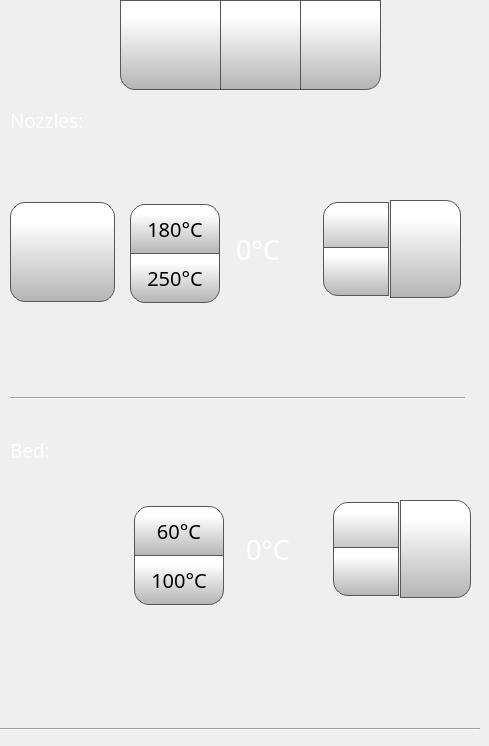
      <widget class="QWidget" name="temperatureTab">
       <attribute name="icon">
        <iconset>
         <normaloff>templates/img/thermometer.png</normaloff>
         <normalon>templates/img/thermometer_Selected.png</normalon>templates/img/thermometer.png</iconset>
       </attribute>
       <attribute name="title">
        <string/>
       </attribute>
       <widget class="QLabel" name="toolLabel">
        <property name="geometry">
         <rect>
          <x>10</x>
          <y>110</y>
          <width>208</width>
          <height>21</height>
         </rect>
        </property>
        <property name="font">
         <font>
          <family>Gotham Light</family>
          <pointsize>14</pointsize>
          <weight>50</weight>
          <bold>false</bold>
         </font>
        </property>
        <property name="styleSheet">
         <string notr="true">color: rgb(255, 255, 255);</string>
        </property>
        <property name="text">
         <string>Nozzles:</string>
        </property>
       </widget>
       <widget class="QLabel" name="bedLabel_2">
        <property name="geometry">
         <rect>
          <x>10</x>
          <y>440</y>
          <width>70</width>
          <height>21</height>
         </rect>
        </property>
        <property name="font">
         <font>
          <family>Gotham Light</family>
          <pointsize>14</pointsize>
          <weight>50</weight>
          <bold>false</bold>
         </font>
        </property>
        <property name="styleSheet">
         <string notr="true">color: rgb(255, 255, 255);</string>
        </property>
        <property name="text">
         <string>Bed:</string>
        </property>
       </widget>
       <widget class="QPushButton" name="cooldownButton">
        <property name="geometry">
         <rect>
          <x>120</x>
          <y>0</y>
          <width>101</width>
          <height>90</height>
         </rect>
        </property>
        <property name="minimumSize">
         <size>
          <width>0</width>
          <height>0</height>
         </size>
        </property>
        <property name="font">
         <font>
          <family>Gotham</family>
          <pointsize>15</pointsize>
         </font>
        </property>
        <property name="styleSheet">
         <string notr="true">QPushButton {
    border: 1px solid rgb(87, 87, 87);
	background-color: qlineargradient(spread:pad, x1:0, y1:1, x2:0, y2:0.188, stop:0 rgba(180, 180, 180, 255), stop:1 rgba(255, 255, 255, 255));
border-bottom-left-radius: 15px;
}

QPushButton:pressed {
    background-color: qlineargradient(x1: 0, y1: 0, x2: 0, y2: 1,
                                      stop: 0 #dadbde, stop: 1 #f6f7fa);
}

QPushButton:flat {
    border: none; /* no border for a flat push button */
}

QPushButton:default {
    border-color: navy; /* make the default button prominent */
}

QPushButton:focus {
	outline: none;
}</string>
        </property>
        <property name="text">
         <string/>
        </property>
        <property name="icon">
         <iconset>
          <normaloff>templates/img/snowflake.png</normaloff>templates/img/snowflake.png</iconset>
        </property>
        <property name="iconSize">
         <size>
          <width>40</width>
          <height>40</height>
         </size>
        </property>
       </widget>
       <widget class="QPushButton" name="fanOffButton">
        <property name="geometry">
         <rect>
          <x>300</x>
          <y>0</y>
          <width>81</width>
          <height>90</height>
         </rect>
        </property>
        <property name="minimumSize">
         <size>
          <width>0</width>
          <height>0</height>
         </size>
        </property>
        <property name="font">
         <font>
          <family>Gotham</family>
          <pointsize>15</pointsize>
         </font>
        </property>
        <property name="styleSheet">
         <string notr="true">QPushButton {
     border: 1px solid rgb(87, 87, 87);

	background-color: qlineargradient(spread:pad, x1:0, y1:1, x2:0, y2:0.188, stop:0 rgba(180, 180, 180, 255), stop:1 rgba(255, 255, 255, 255));
border-bottom-right-radius: 15px;
}

QPushButton:pressed {
    background-color: qlineargradient(x1: 0, y1: 0, x2: 0, y2: 1,
                                      stop: 0 #dadbde, stop: 1 #f6f7fa);
}

QPushButton:flat {
    border: none; /* no border for a flat push button */
}

QPushButton:default {
    border-color: navy; /* make the default button prominent */
}

QPushButton:focus {
	outline: none;
}</string>
        </property>
        <property name="text">
         <string/>
        </property>
        <property name="icon">
         <iconset>
          <normaloff>templates/img/fan-black-silhouette-off.png</normaloff>templates/img/fan-black-silhouette-off.png</iconset>
        </property>
        <property name="iconSize">
         <size>
          <width>40</width>
          <height>40</height>
         </size>
        </property>
        <property name="checkable">
         <bool>false</bool>
        </property>
        <property name="autoDefault">
         <bool>false</bool>
        </property>
        <property name="default">
         <bool>false</bool>
        </property>
        <property name="flat">
         <bool>false</bool>
        </property>
       </widget>
       <widget class="QPushButton" name="fanOnButton">
        <property name="geometry">
         <rect>
          <x>220</x>
          <y>0</y>
          <width>81</width>
          <height>90</height>
         </rect>
        </property>
        <property name="minimumSize">
         <size>
          <width>0</width>
          <height>0</height>
         </size>
        </property>
        <property name="font">
         <font>
          <family>Gotham</family>
          <pointsize>15</pointsize>
         </font>
        </property>
        <property name="styleSheet">
         <string notr="true">QPushButton {
     border: 1px solid rgb(87, 87, 87);

	background-color: qlineargradient(spread:pad, x1:0, y1:1, x2:0, y2:0.188, stop:0 rgba(180, 180, 180, 255), stop:1 rgba(255, 255, 255, 255));
}

QPushButton:pressed {
    background-color: qlineargradient(x1: 0, y1: 0, x2: 0, y2: 1,
                                      stop: 0 #dadbde, stop: 1 #f6f7fa);
}

QPushButton:flat {
    border: none; /* no border for a flat push button */
}

QPushButton:default {
    border-color: navy; /* make the default button prominent */
}

QPushButton:focus {
	outline: none;
}</string>
        </property>
        <property name="text">
         <string/>
        </property>
        <property name="icon">
         <iconset>
          <normaloff>templates/img/fan-black-silhouette.png</normaloff>templates/img/fan-black-silhouette.png</iconset>
        </property>
        <property name="iconSize">
         <size>
          <width>40</width>
          <height>40</height>
         </size>
        </property>
        <property name="checkable">
         <bool>false</bool>
        </property>
        <property name="autoDefault">
         <bool>false</bool>
        </property>
        <property name="default">
         <bool>false</bool>
        </property>
        <property name="flat">
         <bool>false</bool>
        </property>
       </widget>
       <widget class="QSpinBox" name="toolTempSpinBox">
        <property name="geometry">
         <rect>
          <x>231</x>
          <y>199</y>
          <width>161</width>
          <height>100</height>
         </rect>
        </property>
        <property name="font">
         <font>
          <family>Gotham</family>
          <pointsize>20</pointsize>
         </font>
        </property>
        <property name="styleSheet">
         <string notr="true">QSpinBox {
    padding-right: 5px; /* make room for the arrows */
	color: rgb(255, 255, 255);
	background-color: rgba(255, 255, 255, 0);
   
}
QSpinBox ::text:selected {
	background-color: rgb(255, 146, 57);
   
}
QSpinBox::up-button {
     border: 1px solid rgb(87, 87, 87);
border-top-left-radius: 15px;


	background-color: qlineargradient(spread:pad, x1:0, y1:1, x2:0, y2:0.188, stop:0 rgba(180, 180, 180, 255), stop:1 rgba(255, 255, 255, 255));
    width: 60px;
     height: 50px;
    padding: 2px;
}

QSpinBox::up-arrow { 
image: url(./templates/img/arrows.png);
    width: 40px;
     height: 40px;
padding: 5px; }



QSpinBox::up-button:pressed {
    background-color: qlineargradient(x1: 0, y1: 0, x2: 0, y2: 1,
                                      stop: 0 #dadbde, stop: 1 #f6f7fa);
}


QSpinBox::down-button {
     border: 1px solid rgb(87, 87, 87);
border-bottom-left-radius: 15px;
	background-color: qlineargradient(spread:pad, x1:0, y1:1, x2:0, y2:0.188, stop:0 rgba(180, 180, 180, 255), stop:1 rgba(255, 255, 255, 255));
    width: 60px;
     height: 43px;
    padding: 2px;
}

QSpinBox::down-arrow {
image: url(./templates/img/arrows-5.png);
    width: 40px;
     height: 40px;
padding: 5px;
}

QSpinBox::down-button:pressed {
    background-color: qlineargradient(x1: 0, y1: 0, x2: 0, y2: 1,
                                      stop: 0 #dadbde, stop: 1 #f6f7fa);

}

</string>
        </property>
        <property name="readOnly">
         <bool>false</bool>
        </property>
        <property name="buttonSymbols">
         <enum>QAbstractSpinBox::UpDownArrows</enum>
        </property>
        <property name="accelerated">
         <bool>true</bool>
        </property>
        <property name="suffix">
         <string>°C</string>
        </property>
        <property name="maximum">
         <number>300</number>
        </property>
        <property name="singleStep">
         <number>1</number>
        </property>
        <property name="value">
         <number>0</number>
        </property>
       </widget>
       <widget class="QSpinBox" name="bedTempSpinBox">
        <property name="geometry">
         <rect>
          <x>241</x>
          <y>499</y>
          <width>161</width>
          <height>100</height>
         </rect>
        </property>
        <property name="font">
         <font>
          <family>Gotham</family>
          <pointsize>20</pointsize>
         </font>
        </property>
        <property name="styleSheet">
         <string notr="true">QSpinBox {
    padding-right: 5px; /* make room for the arrows */
	color: rgb(255, 255, 255);
	background-color: rgba(255, 255, 255, 0);
   
}
QSpinBox ::text:selected {
	background-color: rgb(255, 146, 57);
   
}
QSpinBox::up-button {
     border: 1px solid rgb(87, 87, 87);
border-top-left-radius: 15px;


	background-color: qlineargradient(spread:pad, x1:0, y1:1, x2:0, y2:0.188, stop:0 rgba(180, 180, 180, 255), stop:1 rgba(255, 255, 255, 255));
    width: 60px;
     height: 50px;
    padding: 2px;
}

QSpinBox::up-arrow { 
image: url(./templates/img/arrows.png);
    width: 40px;
     height: 40px;
padding: 5px; }



QSpinBox::up-button:pressed {
    background-color: qlineargradient(x1: 0, y1: 0, x2: 0, y2: 1,
                                      stop: 0 #dadbde, stop: 1 #f6f7fa);
}


QSpinBox::down-button {
     border: 1px solid rgb(87, 87, 87);
border-bottom-left-radius: 15px;
	background-color: qlineargradient(spread:pad, x1:0, y1:1, x2:0, y2:0.188, stop:0 rgba(180, 180, 180, 255), stop:1 rgba(255, 255, 255, 255));
    width: 60px;
     height: 43px;
    padding: 2px;
}

QSpinBox::down-arrow {
image: url(./templates/img/arrows-5.png);
    width: 40px;
     height: 40px;
padding: 5px;
}

QSpinBox::down-button:pressed {
    background-color: qlineargradient(x1: 0, y1: 0, x2: 0, y2: 1,
                                      stop: 0 #dadbde, stop: 1 #f6f7fa);

}

</string>
        </property>
        <property name="readOnly">
         <bool>false</bool>
        </property>
        <property name="buttonSymbols">
         <enum>QAbstractSpinBox::UpDownArrows</enum>
        </property>
        <property name="accelerated">
         <bool>true</bool>
        </property>
        <property name="suffix">
         <string>°C</string>
        </property>
        <property name="maximum">
         <number>130</number>
        </property>
        <property name="singleStep">
         <number>1</number>
        </property>
        <property name="value">
         <number>0</number>
        </property>
       </widget>
       <widget class="QPushButton" name="setToolTempButton">
        <property name="geometry">
         <rect>
          <x>390</x>
          <y>200</y>
          <width>71</width>
          <height>98</height>
         </rect>
        </property>
        <property name="font">
         <font>
          <family>Gotham</family>
          <pointsize>13</pointsize>
         </font>
        </property>
        <property name="styleSheet">
         <string notr="true">QPushButton {
     border: 1px solid rgb(87, 87, 87);
	background-color: qlineargradient(spread:pad, x1:0, y1:1, x2:0, y2:0.188, stop:0 rgba(180, 180, 180, 255), stop:1 rgba(255, 255, 255, 255));
border-bottom-right-radius: 15px;
border-top-right-radius: 15px;

}

QPushButton:pressed {
    background-color: qlineargradient(x1: 0, y1: 0, x2: 0, y2: 1,
                                      stop: 0 #dadbde, stop: 1 #f6f7fa);
}

QPushButton:flat {
    border: none; /* no border for a flat push button */
}

QPushButton:default {
    border-color: navy; /* make the default button prominent */
}

QPushButton:focus {
	outline: none;
}</string>
        </property>
        <property name="text">
         <string/>
        </property>
        <property name="icon">
         <iconset>
          <normaloff>templates/img/verification-mark.png</normaloff>templates/img/verification-mark.png</iconset>
        </property>
        <property name="iconSize">
         <size>
          <width>50</width>
          <height>50</height>
         </size>
        </property>
       </widget>
       <widget class="QPushButton" name="setBedTempButton">
        <property name="geometry">
         <rect>
          <x>400</x>
          <y>500</y>
          <width>71</width>
          <height>98</height>
         </rect>
        </property>
        <property name="font">
         <font>
          <family>Gotham</family>
          <pointsize>13</pointsize>
         </font>
        </property>
        <property name="styleSheet">
         <string notr="true">QPushButton {
     border: 1px solid rgb(87, 87, 87);
	background-color: qlineargradient(spread:pad, x1:0, y1:1, x2:0, y2:0.188, stop:0 rgba(180, 180, 180, 255), stop:1 rgba(255, 255, 255, 255));
border-top-right-radius: 15px;
border-bottom-right-radius: 15px;

}

QPushButton:pressed {
    background-color: qlineargradient(x1: 0, y1: 0, x2: 0, y2: 1,
                                      stop: 0 #dadbde, stop: 1 #f6f7fa);
}

QPushButton:flat {
    border: none; /* no border for a flat push button */
}

QPushButton:default {
    border-color: navy; /* make the default button prominent */
}

QPushButton:focus {
	outline: none;
}</string>
        </property>
        <property name="text">
         <string/>
        </property>
        <property name="icon">
         <iconset>
          <normaloff>templates/img/verification-mark.png</normaloff>templates/img/verification-mark.png</iconset>
        </property>
        <property name="iconSize">
         <size>
          <width>50</width>
          <height>50</height>
         </size>
        </property>
       </widget>
       <widget class="QPushButton" name="toolToggleTemperatureButton">
        <property name="geometry">
         <rect>
          <x>10</x>
          <y>202</y>
          <width>105</width>
          <height>100</height>
         </rect>
        </property>
        <property name="minimumSize">
         <size>
          <width>0</width>
          <height>0</height>
         </size>
        </property>
        <property name="font">
         <font>
          <family>Gotham</family>
          <pointsize>15</pointsize>
         </font>
        </property>
        <property name="styleSheet">
         <string notr="true">QPushButton {
     border: 1px solid rgb(87, 87, 87);
 border-radius:15px;

	background-color: qlineargradient(spread:pad, x1:0, y1:1, x2:0, y2:0.188, stop:0 rgba(180, 180, 180, 255), stop:1 rgba(255, 255, 255, 255));
}

QPushButton:pressed {
    background-color: qlineargradient(x1: 0, y1: 0, x2: 0, y2: 1,
                                      stop: 0 #dadbde, stop: 1 #f6f7fa);
}

QPushButton:flat {
    border: none; /* no border for a flat push button */
}

QPushButton:default {
    border-color: navy; /* make the default button prominent */
}

QPushButton:focus {
	outline: none;
}</string>
        </property>
        <property name="text">
         <string/>
        </property>
        <property name="icon">
         <iconset>
          <normaloff>templates/img/NozzleSelect_0.png</normaloff>
          <normalon>templates/img/NozzleSelect_1.png</normalon>templates/img/NozzleSelect_0.png</iconset>
        </property>
        <property name="iconSize">
         <size>
          <width>90</width>
          <height>90</height>
         </size>
        </property>
        <property name="checkable">
         <bool>true</bool>
        </property>
        <property name="checked">
         <bool>false</bool>
        </property>
        <property name="autoDefault">
         <bool>false</bool>
        </property>
        <property name="default">
         <bool>false</bool>
        </property>
        <property name="flat">
         <bool>false</bool>
        </property>
       </widget>
       <widget class="QPushButton" name="tool250PreheatButton">
        <property name="geometry">
         <rect>
          <x>130</x>
          <y>253</y>
          <width>90</width>
          <height>50</height>
         </rect>
        </property>
        <property name="minimumSize">
         <size>
          <width>0</width>
          <height>0</height>
         </size>
        </property>
        <property name="font">
         <font>
          <family>Gotham</family>
          <pointsize>15</pointsize>
         </font>
        </property>
        <property name="styleSheet">
         <string notr="true">QPushButton {
     border: 1px solid rgb(87, 87, 87);

	background-color: qlineargradient(spread:pad, x1:0, y1:1, x2:0, y2:0.188, stop:0 rgba(180, 180, 180, 255), stop:1 rgba(255, 255, 255, 255));
	border-bottom-right-radius: 15px;
border-bottom-left-radius: 15px;
}

QPushButton:pressed {
    background-color: qlineargradient(x1: 0, y1: 0, x2: 0, y2: 1,
                                      stop: 0 #dadbde, stop: 1 #f6f7fa);
}

QPushButton:flat {
    border: none; /* no border for a flat push button */
}

QPushButton:default {
    border-color: navy; /* make the default button prominent */
}

QPushButton:focus {
	outline: none;
}</string>
        </property>
        <property name="text">
         <string>250°C</string>
        </property>
        <property name="iconSize">
         <size>
          <width>40</width>
          <height>40</height>
         </size>
        </property>
        <property name="checkable">
         <bool>false</bool>
        </property>
        <property name="autoDefault">
         <bool>false</bool>
        </property>
        <property name="default">
         <bool>false</bool>
        </property>
        <property name="flat">
         <bool>false</bool>
        </property>
       </widget>
       <widget class="QPushButton" name="tool180PreheatButton">
        <property name="geometry">
         <rect>
          <x>130</x>
          <y>204</y>
          <width>90</width>
          <height>50</height>
         </rect>
        </property>
        <property name="minimumSize">
         <size>
          <width>0</width>
          <height>0</height>
         </size>
        </property>
        <property name="font">
         <font>
          <family>Gotham</family>
          <pointsize>15</pointsize>
         </font>
        </property>
        <property name="styleSheet">
         <string notr="true">QPushButton {
     border: 1px solid rgb(87, 87, 87);

	background-color: qlineargradient(spread:pad, x1:0, y1:1, x2:0, y2:0.188, stop:0 rgba(180, 180, 180, 255), stop:1 rgba(255, 255, 255, 255));
	border-top-right-radius: 15px;
border-top-left-radius: 15px;

}

QPushButton:pressed {
    background-color: qlineargradient(x1: 0, y1: 0, x2: 0, y2: 1,
                                      stop: 0 #dadbde, stop: 1 #f6f7fa);
}

QPushButton:flat {
    border: none; /* no border for a flat push button */
}

QPushButton:default {
    border-color: navy; /* make the default button prominent */
}

QPushButton:focus {
	outline: none;
}</string>
        </property>
        <property name="text">
         <string>180°C</string>
        </property>
        <property name="iconSize">
         <size>
          <width>40</width>
          <height>40</height>
         </size>
        </property>
        <property name="checkable">
         <bool>false</bool>
        </property>
        <property name="autoDefault">
         <bool>false</bool>
        </property>
        <property name="default">
         <bool>false</bool>
        </property>
        <property name="flat">
         <bool>false</bool>
        </property>
       </widget>
       <widget class="QPushButton" name="bed60PreheatButton">
        <property name="geometry">
         <rect>
          <x>134</x>
          <y>506</y>
          <width>90</width>
          <height>50</height>
         </rect>
        </property>
        <property name="minimumSize">
         <size>
          <width>0</width>
          <height>0</height>
         </size>
        </property>
        <property name="font">
         <font>
          <family>Gotham</family>
          <pointsize>15</pointsize>
         </font>
        </property>
        <property name="styleSheet">
         <string notr="true">QPushButton {
     border: 1px solid rgb(87, 87, 87);

	background-color: qlineargradient(spread:pad, x1:0, y1:1, x2:0, y2:0.188, stop:0 rgba(180, 180, 180, 255), stop:1 rgba(255, 255, 255, 255));
	border-top-right-radius: 15px;
border-top-left-radius: 15px;

}

QPushButton:pressed {
    background-color: qlineargradient(x1: 0, y1: 0, x2: 0, y2: 1,
                                      stop: 0 #dadbde, stop: 1 #f6f7fa);
}

QPushButton:flat {
    border: none; /* no border for a flat push button */
}

QPushButton:default {
    border-color: navy; /* make the default button prominent */
}

QPushButton:focus {
	outline: none;
}</string>
        </property>
        <property name="text">
         <string>60°C</string>
        </property>
        <property name="iconSize">
         <size>
          <width>40</width>
          <height>40</height>
         </size>
        </property>
        <property name="checkable">
         <bool>false</bool>
        </property>
        <property name="autoDefault">
         <bool>false</bool>
        </property>
        <property name="default">
         <bool>false</bool>
        </property>
        <property name="flat">
         <bool>false</bool>
        </property>
       </widget>
       <widget class="QPushButton" name="bed100PreheatButton">
        <property name="geometry">
         <rect>
          <x>134</x>
          <y>555</y>
          <width>90</width>
          <height>50</height>
         </rect>
        </property>
        <property name="minimumSize">
         <size>
          <width>0</width>
          <height>0</height>
         </size>
        </property>
        <property name="font">
         <font>
          <family>Gotham</family>
          <pointsize>15</pointsize>
         </font>
        </property>
        <property name="styleSheet">
         <string notr="true">QPushButton {
     border: 1px solid rgb(87, 87, 87);

	background-color: qlineargradient(spread:pad, x1:0, y1:1, x2:0, y2:0.188, stop:0 rgba(180, 180, 180, 255), stop:1 rgba(255, 255, 255, 255));
	border-bottom-right-radius: 15px;
border-bottom-left-radius: 15px;
}

QPushButton:pressed {
    background-color: qlineargradient(x1: 0, y1: 0, x2: 0, y2: 1,
                                      stop: 0 #dadbde, stop: 1 #f6f7fa);
}

QPushButton:flat {
    border: none; /* no border for a flat push button */
}

QPushButton:default {
    border-color: navy; /* make the default button prominent */
}

QPushButton:focus {
	outline: none;
}</string>
        </property>
        <property name="text">
         <string>100°C</string>
        </property>
        <property name="iconSize">
         <size>
          <width>40</width>
          <height>40</height>
         </size>
        </property>
        <property name="checkable">
         <bool>false</bool>
        </property>
        <property name="autoDefault">
         <bool>false</bool>
        </property>
        <property name="default">
         <bool>false</bool>
        </property>
        <property name="flat">
         <bool>false</bool>
        </property>
       </widget>
       <widget class="QLabel" name="bedLabel_3">
        <property name="geometry">
         <rect>
          <x>14</x>
          <y>526</y>
          <width>80</width>
          <height>80</height>
         </rect>
        </property>
        <property name="font">
         <font>
          <family>Gotham Medium</family>
          <pointsize>14</pointsize>
          <weight>50</weight>
          <bold>false</bold>
          <underline>false</underline>
          <strikeout>false</strikeout>
         </font>
        </property>
        <property name="styleSheet">
         <string notr="true">
   color:  white;
background-color: rgba(255, 255, 255, 0);</string>
        </property>
        <property name="text">
         <string/>
        </property>
        <property name="pixmap">
         <pixmap>templates/img/bed.png</pixmap>
        </property>
        <property name="scaledContents">
         <bool>true</bool>
        </property>
       </widget>
       <widget class="Line" name="line">
        <property name="geometry">
         <rect>
          <x>10</x>
          <y>390</y>
          <width>455</width>
          <height>16</height>
         </rect>
        </property>
        <property name="orientation">
         <enum>Qt::Horizontal</enum>
        </property>
       </widget>
       <widget class="Line" name="line_3">
        <property name="geometry">
         <rect>
          <x>0</x>
          <y>721</y>
          <width>480</width>
          <height>16</height>
         </rect>
        </property>
        <property name="orientation">
         <enum>Qt::Horizontal</enum>
        </property>
       </widget>
       <zorder>toolLabel</zorder>
       <zorder>bedLabel_2</zorder>
       <zorder>cooldownButton</zorder>
       <zorder>fanOffButton</zorder>
       <zorder>fanOnButton</zorder>
       <zorder>setToolTempButton</zorder>
       <zorder>setBedTempButton</zorder>
       <zorder>bedTempSpinBox</zorder>
       <zorder>toolTempSpinBox</zorder>
       <zorder>toolToggleTemperatureButton</zorder>
       <zorder>tool250PreheatButton</zorder>
       <zorder>tool180PreheatButton</zorder>
       <zorder>bed60PreheatButton</zorder>
       <zorder>bed100PreheatButton</zorder>
       <zorder>bedLabel_3</zorder>
       <zorder>line</zorder>
       <zorder>line_3</zorder>
      </widget>
